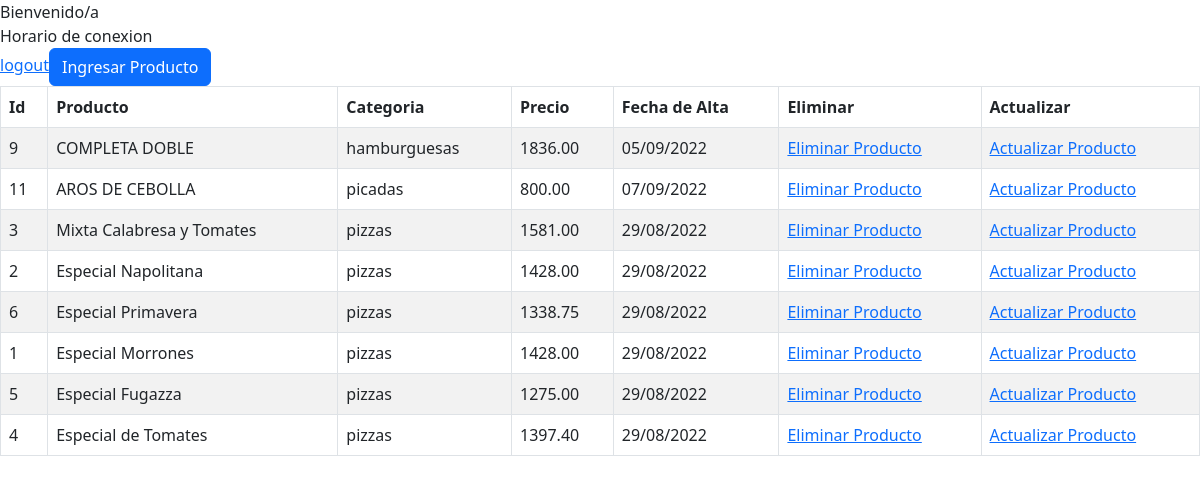
Screenshot of /welcome.php (signed in) with the database file from the repository.
### tables this page shows
CREATE TABLE `products` (
  `id_product` int(11) NOT NULL,
  `product_name` varchar(50) NOT NULL,
  `price` decimal(7,2) NOT NULL,
  `start_date` timestamp NOT NULL DEFAULT current_timestamp(),
  `image` varchar(255) DEFAULT NULL,
  `id_category` int(11) NOT NULL,
  `description` varchar(100) DEFAULT NULL
);

CREATE TABLE `categories` (
  `id_category` int(11) NOT NULL,
  `category_name` varchar(50) NOT NULL
);

### db.php (called while the page is built, shortened)
<?php
class Db
{
    private $connection;
    public function __construct()
    {
        try {
            $dsn = "mysql:dbname=" . DATABASE_NAME . ";host=" . SERVER_NAME;
            $this->connection = new PDO($dsn, USER_NAME, PASSWORD);
        } catch(PDOException $e){
            die("Conexion Fallida");
          }
        return $this->connection;
    }
    public function prepare($query){
        return $this->connection->prepare($query);
    }
}

### welcome.php (the view, shortened to what this page needs)
<!DOCTYPE html>
<html lang="en">
<head>
    <link
      rel="stylesheet"
      href="https://cdn.jsdelivr.net/npm/bootstrap@5.2.0-beta1/dist/css/bootstrap.min.css"
    />
</head>
<body>
<?php
if($_SESSION['logueado'])
{
echo "Bienvenido/a ".$_SESSION['username'];
echo "<br>";
echo "Horario de conexion".$_SESSION['time'];
echo "<br>";
echo "<a href='logout.php'>logout</a>";
echo "<a href='insert_products.php' class='btn btn-primary'> Ingresar Producto </a>";
include_once("db.php");
$link = new Db();
$sql = "select p.id_product, p.product_name, p.price, date_format(p.start_date, '%d/%m/%Y') as date, c.category_name from products p inner join categories c on c.id_category=p.id_category order by c.category_name asc";
$stmt = $link->prepare($sql);
$stmt->execute();
$data=$stmt->fetchAll();
$table="<table class='table table-bordered table-striped'> <thead class='thead-dark'> <tr> <th> Id </th> <th> Producto </th> <th> Categoria </th> <th> Precio </th> <th> Fecha de Alta </th> <th> Eliminar </th> <th> Actualizar </th> </tr> </thead> <tbody>";
echo $table;
  foreach($data as $row){
?>
<tr>
  <td>
    <?php
    echo $row['id_product'];
    ?>
    </td>
    <td>
    <?php
    echo $row['product_name'];
    ?>
    </td>
    <td>
    <?php
    echo $row['category_name'];
    ?>
    </td>
    <td>
    <?php
    echo $row['price'];
    ?>
    </td>
    <td>
    <?php
    echo $row['date'];
    ?>
    </td>
    <td>
      <a href="#" onclick="deleteProduct(<?php echo $row['id_product'] ?>)"> Eliminar Producto </a>
  </td>
  <td>
      <a href="#" onclick="updateProduct(<?php echo $row['id_product'] ?>)"> Actualizar Producto </a>
  </td>
  </tr>
<?php
}
echo "</tbody>";
echo "</table>";
}
else
{header('location:login.html');}
?>
</body>
</html>

### rows the page displays
products: id_product "9", product_name "COMPLETA DOBLE", id_category.category_name "hamburguesas", price "1836.00", date "05/09/2022"
products: id_product "11", product_name "AROS DE CEBOLLA", id_category.category_name "picadas", price "800.00", date "07/09/2022"
products: id_product "3", product_name "Mixta Calabresa y Tomates", id_category.category_name "pizzas", price "1581.00", date "29/08/2022"
products: id_product "2", product_name "Especial Napolitana", id_category.category_name "pizzas", price "1428.00", date "29/08/2022"
products: id_product "6", product_name "Especial Primavera", id_category.category_name "pizzas", price "1338.75", date "29/08/2022"
products: id_product "1", product_name "Especial Morrones", id_category.category_name "pizzas", price "1428.00", date "29/08/2022"
products: id_product "5", product_name "Especial Fugazza", id_category.category_name "pizzas", price "1275.00", date "29/08/2022"
products: id_product "4", product_name "Especial de Tomates", id_category.category_name "pizzas", price "1397.40", date "29/08/2022"
